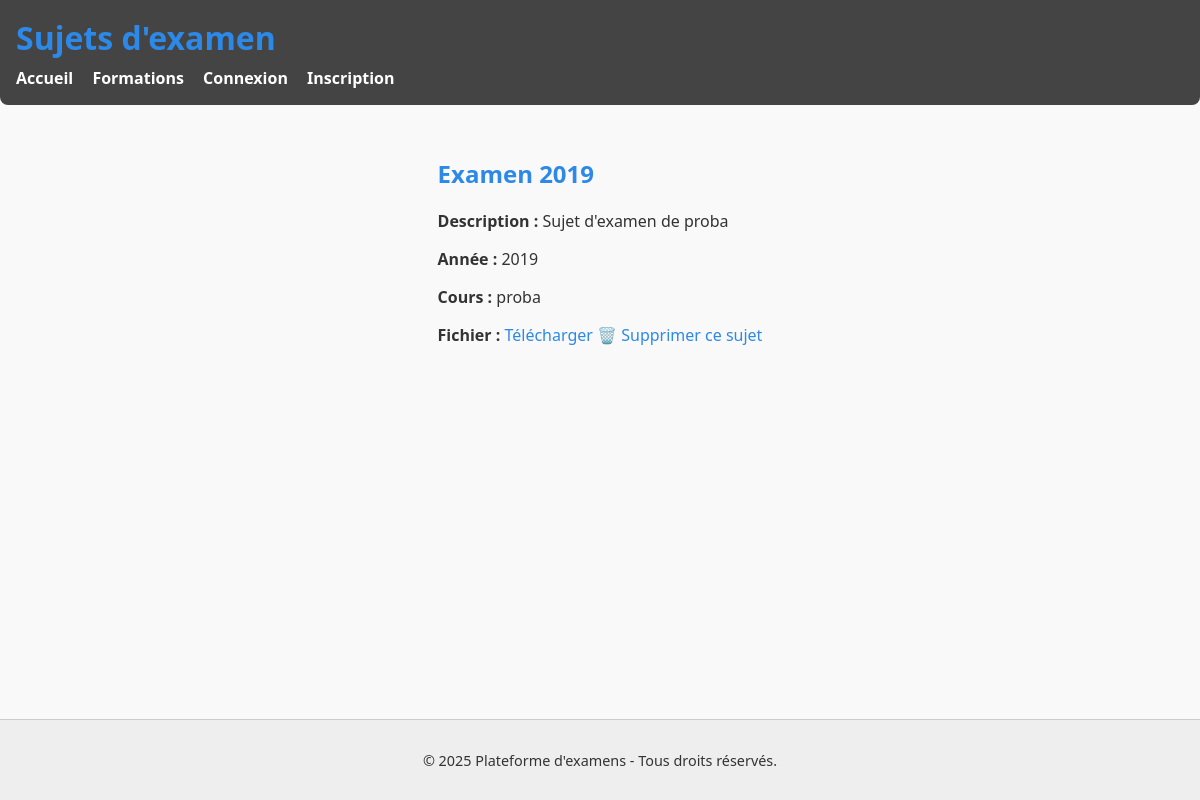
Screenshot of /subject/1 with the database file from the repository.
### tables this page shows
CREATE TABLE subject (
            id INTEGER PRIMARY KEY AUTOINCREMENT,
            title TEXT,
            description TEXT,
            year INT,
            course TEXT,
            file_path TEXT,
            formation_id INTEGER
        );

### server.py (the view)
@app.get('/subject/<int:id>')
def subject_detail(id):
    subject = model.get_subject(id)
    if not subject:
        return "Sujet non trouvé", 404
    return render_template('subject_detail.html', subject=subject)

### data_model.py (called while the page is built)
def db_fetch(query, args=(), all=False, db_name=DBFILENAME):
  with sqlite3.connect(db_name) as conn:
    conn.row_factory = sqlite3.Row
    cur = conn.execute(query, args)
    if all:
      res = cur.fetchall()
      if res:
        res = [dict(e) for e in res]
      else:
        res = []
    else:
      res = cur.fetchone()
      if res:
        res = dict(res)
  return res

def get_subject(id):
    return db_fetch("SELECT * FROM subject WHERE id = ?", (id,))

### templates/subject_detail.html (shortened to what this page needs)
{% extends "base.html" %}
{% block content %}
<h2>{{ subject.title }}</h2>
<p><strong>Description :</strong> {{ subject.description }}</p>
<p><strong>Année :</strong> {{ subject.year }}</p>
<p><strong>Cours :</strong> {{ subject.course }}</p>
<p><strong>Fichier :</strong> <a href="{{ url_for('uploaded_file', filename=subject.file_path) }}" target="_blank">Télécharger</a>
<a href="{{ url_for('delete_form', id=subject.id) }}">🗑️ Supprimer ce sujet</a>
{% endblock %}

### static/style.css (style rules this page uses)
html, body { height: 100%; margin: 0; padding: 0; display: flex; flex-direction: column; font-family: 'Segoe UI', sans-serif; background-color: #f9f9f9; color: #333; }
h1, h2 { color: #2c89e8; }
a { color: #2c89e8; text-decoration: none; }

### rows the page displays
subject: title "Examen 2019", description "Sujet d'examen de proba", year "2019", course "proba"

### other values shown
{{ 2025 }} "2025"
